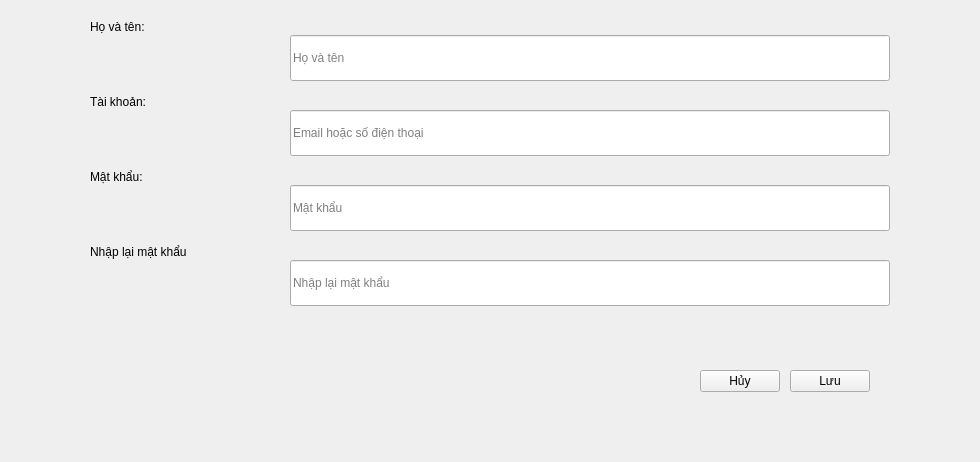
                 <widget class="QWidget" name="widget_9" native="true">
                  <property name="sizePolicy">
                   <sizepolicy hsizetype="Expanding" vsizetype="Preferred">
                    <horstretch>0</horstretch>
                    <verstretch>0</verstretch>
                   </sizepolicy>
                  </property>
                  <property name="minimumSize">
                   <size>
                    <width>0</width>
                    <height>100</height>
                   </size>
                  </property>
                  <layout class="QHBoxLayout" name="horizontalLayout_12">
                   <property name="spacing">
                    <number>0</number>
                   </property>
                   <property name="leftMargin">
                    <number>0</number>
                   </property>
                   <property name="topMargin">
                    <number>0</number>
                   </property>
                   <property name="rightMargin">
                    <number>0</number>
                   </property>
                   <property name="bottomMargin">
                    <number>0</number>
                   </property>
                   <item>
                    <layout class="QHBoxLayout" name="horizontalLayout_11">
                     <property name="spacing">
                      <number>0</number>
                     </property>
                     <property name="bottomMargin">
                      <number>30</number>
                     </property>
                     <item>
                      <spacer name="horizontalSpacer_7">
                       <property name="orientation">
                        <enum>Qt::Horizontal</enum>
                       </property>
                       <property name="sizeHint" stdset="0">
                        <size>
                         <width>40</width>
                         <height>20</height>
                        </size>
                       </property>
                      </spacer>
                     </item>
                     <item>
                      <widget class="QWidget" name="userDialogForm" native="true">
                       <property name="sizePolicy">
                        <sizepolicy hsizetype="Expanding" vsizetype="Preferred">
                         <horstretch>0</horstretch>
                         <verstretch>0</verstretch>
                        </sizepolicy>
                       </property>
                       <property name="minimumSize">
                        <size>
                         <width>900</width>
                         <height>300</height>
                        </size>
                       </property>
                       <layout class="QVBoxLayout" name="verticalLayout_10">
                        <property name="spacing">
                         <number>0</number>
                        </property>
                        <property name="leftMargin">
                         <number>50</number>
                        </property>
                        <property name="topMargin">
                         <number>20</number>
                        </property>
                        <property name="rightMargin">
                         <number>50</number>
                        </property>
                        <property name="bottomMargin">
                         <number>30</number>
                        </property>
                        <item>
                         <layout class="QVBoxLayout" name="userDialogFormContainer_2">
                          <property name="spacing">
                           <number>0</number>
                          </property>
                          <property name="leftMargin">
                           <number>0</number>
                          </property>
                          <property name="topMargin">
                           <number>0</number>
                          </property>
                          <property name="rightMargin">
                           <number>0</number>
                          </property>
                          <property name="bottomMargin">
                           <number>0</number>
                          </property>
                          <item>
                           <widget class="QWidget" name="widget_7" native="true">
                            <layout class="QHBoxLayout" name="horizontalLayout_9">
                             <property name="spacing">
                              <number>0</number>
                             </property>
                             <property name="leftMargin">
                              <number>0</number>
                             </property>
                             <property name="topMargin">
                              <number>0</number>
                             </property>
                             <property name="rightMargin">
                              <number>0</number>
                             </property>
                             <property name="bottomMargin">
                              <number>0</number>
                             </property>
                             <item>
                              <widget class="QWidget" name="widget_14" native="true">
                               <layout class="QHBoxLayout" name="horizontalLayout_20">
                                <property name="spacing">
                                 <number>0</number>
                                </property>
                                <property name="leftMargin">
                                 <number>0</number>
                                </property>
                                <property name="topMargin">
                                 <number>0</number>
                                </property>
                                <property name="rightMargin">
                                 <number>0</number>
                                </property>
                                <property name="bottomMargin">
                                 <number>0</number>
                                </property>
                                <item>
                                 <layout class="QHBoxLayout" name="formInput_5">
                                  <property name="spacing">
                                   <number>0</number>
                                  </property>
                                  <property name="topMargin">
                                   <number>0</number>
                                  </property>
                                  <item alignment="Qt::AlignTop">
                                   <widget class="QLabel" name="labelName">
                                    <property name="minimumSize">
                                     <size>
                                      <width>200</width>
                                      <height>0</height>
                                     </size>
                                    </property>
                                    <property name="text">
                                     <string>Họ và tên:</string>
                                    </property>
                                   </widget>
                                  </item>
                                  <item alignment="Qt::AlignTop">
                                   <widget class="QWidget" name="widget_15" native="true">
                                    <property name="maximumSize">
                                     <size>
                                      <width>16777215</width>
                                      <height>16777215</height>
                                     </size>
                                    </property>
                                    <layout class="QVBoxLayout" name="verticalLayout_16">
                                     <property name="spacing">
                                      <number>0</number>
                                     </property>
                                     <property name="leftMargin">
                                      <number>0</number>
                                     </property>
                                     <property name="topMargin">
                                      <number>15</number>
                                     </property>
                                     <property name="rightMargin">
                                      <number>0</number>
                                     </property>
                                     <property name="bottomMargin">
                                      <number>0</number>
                                     </property>
                                     <item>
                                      <widget class="QLineEdit" name="name_le">
                                       <property name="minimumSize">
                                        <size>
                                         <width>222</width>
                                         <height>46</height>
                                        </size>
                                       </property>
                                       <property name="maximumSize">
                                        <size>
                                         <width>16777215</width>
                                         <height>16777215</height>
                                        </size>
                                       </property>
                                       <property name="text">
                                        <string/>
                                       </property>
                                       <property name="placeholderText">
                                        <string notr="true">Họ và tên</string>
                                       </property>
                                       <property name="clearButtonEnabled">
                                        <bool>true</bool>
                                       </property>
                                      </widget>
                                     </item>
                                     <item>
                                      <widget class="QLabel" name="error_name">
                                       <property name="text">
                                        <string/>
                                       </property>
                                       <property name="margin">
                                        <number>0</number>
                                       </property>
                                      </widget>
                                     </item>
                                    </layout>
                                   </widget>
                                  </item>
                                 </layout>
                                </item>
                               </layout>
                              </widget>
                             </item>
                            </layout>
                           </widget>
                          </item>
                          <item>
                           <widget class="QWidget" name="widget_10" native="true">
                            <property name="sizePolicy">
                             <sizepolicy hsizetype="Expanding" vsizetype="Preferred">
                              <horstretch>0</horstretch>
                              <verstretch>0</verstretch>
                             </sizepolicy>
                            </property>
                            <property name="minimumSize">
                             <size>
                              <width>0</width>
                              <height>0</height>
                             </size>
                            </property>
                            <layout class="QHBoxLayout" name="horizontalLayout_14">
                             <property name="spacing">
                              <number>0</number>
                             </property>
                             <property name="leftMargin">
                              <number>0</number>
                             </property>
                             <property name="topMargin">
                              <number>0</number>
                             </property>
                             <property name="rightMargin">
                              <number>0</number>
                             </property>
                             <property name="bottomMargin">
                              <number>0</number>
                             </property>
                             <item>
                              <layout class="QHBoxLayout" name="horizontalLayout_13">
                               <property name="spacing">
                                <number>0</number>
                               </property>
                               <property name="topMargin">
                                <number>0</number>
                               </property>
                               <item alignment="Qt::AlignTop">
                                <widget class="QLabel" name="labelUserName">
                                 <property name="minimumSize">
                                  <size>
                                   <width>200</width>
                                   <height>0</height>
                                  </size>
                                 </property>
                                 <property name="text">
                                  <string>Tài khoản:</string>
                                 </property>
                                </widget>
                               </item>
                               <item alignment="Qt::AlignTop">
                                <widget class="QWidget" name="formInput_6" native="true">
                                 <property name="maximumSize">
                                  <size>
                                   <width>16777215</width>
                                   <height>16777215</height>
                                  </size>
                                 </property>
                                 <layout class="QVBoxLayout" name="verticalLayout_13">
                                  <property name="spacing">
                                   <number>0</number>
                                  </property>
                                  <property name="leftMargin">
                                   <number>0</number>
                                  </property>
                                  <property name="topMargin">
                                   <number>15</number>
                                  </property>
                                  <property name="rightMargin">
                                   <number>0</number>
                                  </property>
                                  <property name="bottomMargin">
                                   <number>0</number>
                                  </property>
                                  <item>
                                   <widget class="QLineEdit" name="username_le">
                                    <property name="minimumSize">
                                     <size>
                                      <width>222</width>
                                      <height>46</height>
                                     </size>
                                    </property>
                                    <property name="maximumSize">
                                     <size>
                                      <width>16777215</width>
                                      <height>16777215</height>
                                     </size>
                                    </property>
                                    <property name="placeholderText">
                                     <string>Email hoặc số điện thoại</string>
                                    </property>
                                    <property name="clearButtonEnabled">
                                     <bool>true</bool>
                                    </property>
                                   </widget>
                                  </item>
                                  <item alignment="Qt::AlignTop">
                                   <widget class="QLabel" name="error_username">
                                    <property name="text">
                                     <string/>
                                    </property>
                                    <property name="margin">
                                     <number>0</number>
                                    </property>
                                   </widget>
                                  </item>
                                 </layout>
                                </widget>
                               </item>
                              </layout>
                             </item>
                            </layout>
                           </widget>
                          </item>
                          <item>
                           <widget class="QWidget" name="widget_11" native="true">
                            <layout class="QHBoxLayout" name="horizontalLayout_16">
                             <property name="spacing">
                              <number>0</number>
                             </property>
                             <property name="leftMargin">
                              <number>0</number>
                             </property>
                             <property name="topMargin">
                              <number>0</number>
                             </property>
                             <property name="rightMargin">
                              <number>0</number>
                             </property>
                             <property name="bottomMargin">
                              <number>0</number>
                             </property>
                             <item>
                              <layout class="QHBoxLayout" name="horizontalLayout_15">
                               <property name="spacing">
                                <number>0</number>
                               </property>
                               <property name="topMargin">
                                <number>0</number>
                               </property>
                               <item alignment="Qt::AlignTop">
                                <widget class="QLabel" name="labelPassword">
                                 <property name="minimumSize">
                                  <size>
                                   <width>200</width>
                                   <height>0</height>
                                  </size>
                                 </property>
                                 <property name="text">
                                  <string>Mật khẩu:</string>
                                 </property>
                                </widget>
                               </item>
                               <item alignment="Qt::AlignTop">
                                <widget class="QWidget" name="formInput_7" native="true">
                                 <property name="maximumSize">
                                  <size>
                                   <width>16777215</width>
                                   <height>16777215</height>
                                  </size>
                                 </property>
                                 <layout class="QVBoxLayout" name="verticalLayout_14">
                                  <property name="spacing">
                                   <number>0</number>
                                  </property>
                                  <property name="leftMargin">
                                   <number>0</number>
                                  </property>
                                  <property name="topMargin">
                                   <number>15</number>
                                  </property>
                                  <property name="rightMargin">
                                   <number>0</number>
                                  </property>
                                  <property name="bottomMargin">
                                   <number>0</number>
                                  </property>
                                  <item>
                                   <widget class="QLineEdit" name="password_le">
                                    <property name="minimumSize">
                                     <size>
                                      <width>222</width>
                                      <height>46</height>
                                     </size>
                                    </property>
                                    <property name="maximumSize">
                                     <size>
                                      <width>16777215</width>
                                      <height>16777215</height>
                                     </size>
                                    </property>
                                    <property name="text">
                                     <string/>
                                    </property>
                                    <property name="echoMode">
                                     <enum>QLineEdit::Password</enum>
                                    </property>
                                    <property name="placeholderText">
                                     <string notr="true">Mật khẩu</string>
                                    </property>
                                    <property name="clearButtonEnabled">
                                     <bool>true</bool>
                                    </property>
                                   </widget>
                                  </item>
                                  <item alignment="Qt::AlignTop">
                                   <widget class="QLabel" name="error_password">
                                    <property name="text">
                                     <string/>
                                    </property>
                                    <property name="margin">
                                     <number>0</number>
                                    </property>
                                   </widget>
                                  </item>
                                 </layout>
                                </widget>
                               </item>
                              </layout>
                             </item>
                            </layout>
                           </widget>
                          </item>
                          <item>
                           <widget class="QWidget" name="confirmContainer" native="true">
                            <layout class="QHBoxLayout" name="horizontalLayout_18">
                             <property name="spacing">
                              <number>0</number>
                             </property>
                             <property name="leftMargin">
                              <number>0</number>
                             </property>
                             <property name="topMargin">
                              <number>0</number>
                             </property>
                             <property name="rightMargin">
                              <number>0</number>
                             </property>
                             <property name="bottomMargin">
                              <number>0</number>
                             </property>
                             <item>
                              <layout class="QHBoxLayout" name="horizontalLayout_17">
                               <property name="spacing">
                                <number>0</number>
                               </property>
                               <property name="topMargin">
                                <number>0</number>
                               </property>
                               <item alignment="Qt::AlignTop">
                                <widget class="QLabel" name="labelConfirm">
                                 <property name="minimumSize">
                                  <size>
                                   <width>200</width>
                                   <height>0</height>
                                  </size>
                                 </property>
                                 <property name="text">
                                  <string>Nhập lại mật khẩu</string>
                                 </property>
                                </widget>
                               </item>
                               <item alignment="Qt::AlignTop">
                                <widget class="QWidget" name="formInput_3" native="true">
                                 <property name="maximumSize">
                                  <size>
                                   <width>16777215</width>
                                   <height>16777215</height>
                                  </size>
                                 </property>
                                 <layout class="QVBoxLayout" name="verticalLayout_15">
                                  <property name="spacing">
                                   <number>0</number>
                                  </property>
                                  <property name="leftMargin">
                                   <number>0</number>
                                  </property>
                                  <property name="topMargin">
                                   <number>15</number>
                                  </property>
                                  <property name="rightMargin">
                                   <number>0</number>
                                  </property>
                                  <property name="bottomMargin">
                                   <number>0</number>
                                  </property>
                                  <item>
                                   <widget class="QLineEdit" name="confirm_le">
                                    <property name="minimumSize">
                                     <size>
                                      <width>222</width>
                                      <height>46</height>
                                     </size>
                                    </property>
                                    <property name="maximumSize">
                                     <size>
                                      <width>16777215</width>
                                      <height>16777215</height>
                                     </size>
                                    </property>
                                    <property name="inputMethodHints">
                                     <set>Qt::ImhHiddenText|Qt::ImhNoAutoUppercase|Qt::ImhNoPredictiveText|Qt::ImhSensitiveData</set>
                                    </property>
                                    <property name="text">
                                     <string/>
                                    </property>
                                    <property name="echoMode">
                                     <enum>QLineEdit::Password</enum>
                                    </property>
                                    <property name="placeholderText">
                                     <string>Nhập lại mật khẩu</string>
                                    </property>
                                    <property name="clearButtonEnabled">
                                     <bool>true</bool>
                                    </property>
                                   </widget>
                                  </item>
                                  <item alignment="Qt::AlignTop">
                                   <widget class="QLabel" name="error_confirm">
                                    <property name="text">
                                     <string/>
                                    </property>
                                    <property name="alignment">
                                     <set>Qt::AlignLeading|Qt::AlignLeft|Qt::AlignTop</set>
                                    </property>
                                    <property name="margin">
                                     <number>0</number>
                                    </property>
                                   </widget>
                                  </item>
                                 </layout>
                                </widget>
                               </item>
                              </layout>
                             </item>
                            </layout>
                           </widget>
                          </item>
                          <item>
                           <spacer name="verticalSpacer_3">
                            <property name="orientation">
                             <enum>Qt::Vertical</enum>
                            </property>
                            <property name="sizeHint" stdset="0">
                             <size>
                              <width>20</width>
                              <height>40</height>
                             </size>
                            </property>
                           </spacer>
                          </item>
                          <item>
                           <widget class="QWidget" name="userDialogFormSubContainer" native="true">
                            <layout class="QVBoxLayout" name="verticalLayout_11">
                             <property name="spacing">
                              <number>0</number>
                             </property>
                             <property name="leftMargin">
                              <number>0</number>
                             </property>
                             <property name="topMargin">
                              <number>0</number>
                             </property>
                             <property name="rightMargin">
                              <number>0</number>
                             </property>
                             <property name="bottomMargin">
                              <number>0</number>
                             </property>
                             <item>
                              <layout class="QHBoxLayout" name="horizontalLayout_19">
                               <property name="spacing">
                                <number>10</number>
                               </property>
                               <property name="topMargin">
                                <number>10</number>
                               </property>
                               <property name="rightMargin">
                                <number>20</number>
                               </property>
                               <property name="bottomMargin">
                                <number>10</number>
                               </property>
                               <item>
                                <spacer name="horizontalSpacer_11">
                                 <property name="orientation">
                                  <enum>Qt::Horizontal</enum>
                                 </property>
                                 <property name="sizeHint" stdset="0">
                                  <size>
                                   <width>40</width>
                                   <height>20</height>
                                  </size>
                                 </property>
                                </spacer>
                               </item>
                               <item>
                                <widget class="QPushButton" name="btnCancelUser">
                                 <property name="cursor">
                                  <cursorShape>PointingHandCursor</cursorShape>
                                 </property>
                                 <property name="text">
                                  <string>Hủy</string>
                                 </property>
                                </widget>
                               </item>
                               <item>
                                <widget class="QPushButton" name="btnUser">
                                 <property name="cursor">
                                  <cursorShape>PointingHandCursor</cursorShape>
                                 </property>
                                 <property name="text">
                                  <string>Lưu</string>
                                 </property>
                                </widget>
                               </item>
                              </layout>
                             </item>
                            </layout>
                           </widget>
                          </item>
                         </layout>
                        </item>
                       </layout>
                      </widget>
                     </item>
                     <item>
                      <spacer name="horizontalSpacer_6">
                       <property name="orientation">
                        <enum>Qt::Horizontal</enum>
                       </property>
                       <property name="sizeHint" stdset="0">
                        <size>
                         <width>40</width>
                         <height>20</height>
                        </size>
                       </property>
                      </spacer>
                     </item>
                    </layout>
                   </item>
                  </layout>
                 </widget>
